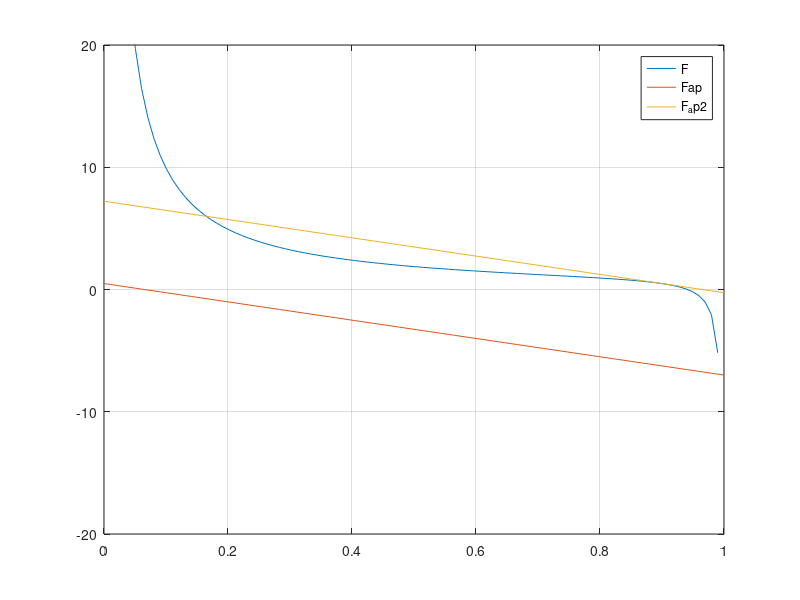

MATLAB code to generate this figure:
clc
close all
clear all

DF = linspace(0,1);
forceRatio = 1/16;

for DF0 = 0.2:0.02:0.9
	F =  (1./DF - forceRatio./(1-DF));
	F_ap =(1/DF0-forceRatio/(1-DF0)) + (-DF0^-2 - forceRatio*(1-DF0)^-2)*(DF);
	F_ap2 =(1/DF0-forceRatio/(1-DF0)) + (-DF0^-2 - forceRatio*(1-DF0)^-2)*(DF - DF0);
	cla
    plot(DF,F,DF,F_ap,DF,F_ap2)
	axis([0 1 -20 20])
    grid on
	legend('F','Fap','F_ap2')
    drawnow
	pause(.01)
end
